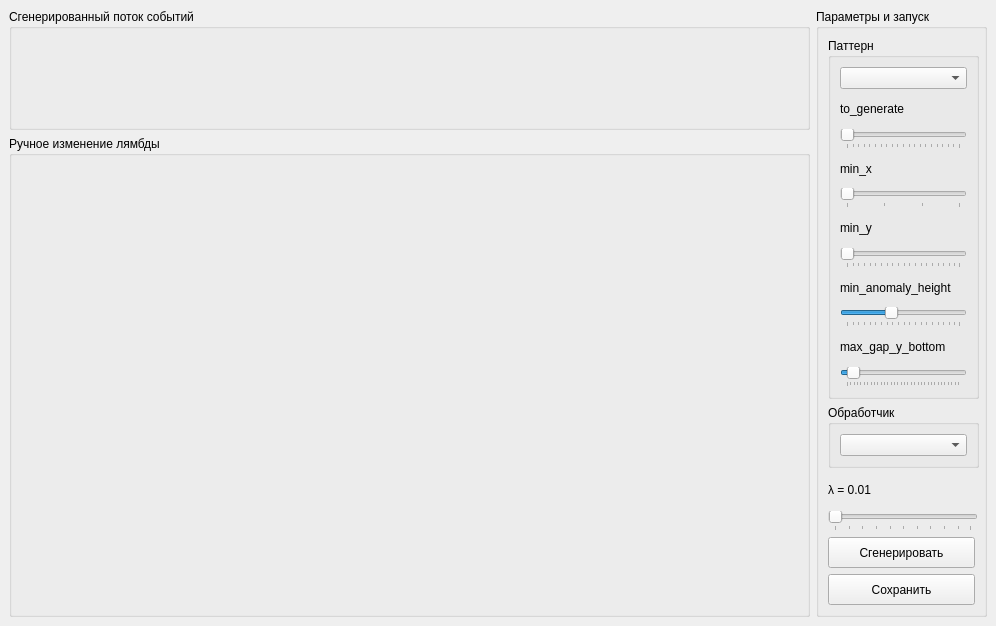
<?xml version="1.0" encoding="UTF-8"?>
<ui version="4.0">
 <class>MainWindow</class>
 <widget class="QMainWindow" name="MainWindow">
  <property name="geometry">
   <rect>
    <x>0</x>
    <y>0</y>
    <width>996</width>
    <height>626</height>
   </rect>
  </property>
  <property name="windowTitle">
   <string>MainWindow</string>
  </property>
  <widget class="QWidget" name="centralwidget">
   <layout class="QGridLayout" name="gridLayout">
    <item row="0" column="0">
     <widget class="QGroupBox" name="generatedDataGroupBox">
      <property name="minimumSize">
       <size>
        <width>801</width>
        <height>121</height>
       </size>
      </property>
      <property name="maximumSize">
       <size>
        <width>16777215</width>
        <height>121</height>
       </size>
      </property>
      <property name="title">
       <string>Сгенерированный поток событий</string>
      </property>
      <layout class="QVBoxLayout" name="verticalLayout_2">
       <item>
        <widget class="PlotWidget" name="generatedDataWidget" native="true"/>
       </item>
      </layout>
     </widget>
    </item>
    <item row="1" column="0">
     <widget class="QGroupBox" name="lambdaChartGroupBox">
      <property name="enabled">
       <bool>true</bool>
      </property>
      <property name="minimumSize">
       <size>
        <width>801</width>
        <height>371</height>
       </size>
      </property>
      <property name="title">
       <string>Ручное изменение лямбды</string>
      </property>
      <layout class="QVBoxLayout" name="verticalLayout_3">
       <item>
        <widget class="PlotWidget" name="lambdaChartWidget" native="true"/>
       </item>
      </layout>
     </widget>
    </item>
    <item row="0" column="1" rowspan="2">
     <widget class="QGroupBox" name="groupBox">
      <property name="maximumSize">
       <size>
        <width>171</width>
        <height>16777215</height>
       </size>
      </property>
      <property name="title">
       <string>Параметры и запуск</string>
      </property>
      <layout class="QVBoxLayout" name="verticalLayout_5">
       <item>
        <widget class="QGroupBox" name="groupBox_2">
         <property name="minimumSize">
          <size>
           <width>151</width>
           <height>361</height>
          </size>
         </property>
         <property name="title">
          <string>Паттерн</string>
         </property>
         <layout class="QVBoxLayout" name="verticalLayout_4">
          <item>
           <widget class="QComboBox" name="comboBox"/>
          </item>
          <item>
           <widget class="QLabel" name="to_generateLabel">
            <property name="text">
             <string>to_generate</string>
            </property>
           </widget>
          </item>
          <item>
           <widget class="QSlider" name="to_generateSlider">
            <property name="minimum">
             <number>1000</number>
            </property>
            <property name="maximum">
             <number>5000</number>
            </property>
            <property name="singleStep">
             <number>200</number>
            </property>
            <property name="pageStep">
             <number>200</number>
            </property>
            <property name="orientation">
             <enum>Qt::Horizontal</enum>
            </property>
            <property name="tickPosition">
             <enum>QSlider::TicksBelow</enum>
            </property>
           </widget>
          </item>
          <item>
           <widget class="QLabel" name="min_xLabel">
            <property name="text">
             <string>min_x</string>
            </property>
           </widget>
          </item>
          <item>
           <widget class="QSlider" name="min_xSlider">
            <property name="minimum">
             <number>200</number>
            </property>
            <property name="maximum">
             <number>500</number>
            </property>
            <property name="singleStep">
             <number>100</number>
            </property>
            <property name="pageStep">
             <number>100</number>
            </property>
            <property name="value">
             <number>200</number>
            </property>
            <property name="orientation">
             <enum>Qt::Horizontal</enum>
            </property>
            <property name="tickPosition">
             <enum>QSlider::TicksBelow</enum>
            </property>
           </widget>
          </item>
          <item>
           <widget class="QLabel" name="min_yLabel">
            <property name="text">
             <string>min_y</string>
            </property>
           </widget>
          </item>
          <item>
           <widget class="QSlider" name="min_ySlider">
            <property name="minimum">
             <number>1</number>
            </property>
            <property name="maximum">
             <number>100</number>
            </property>
            <property name="singleStep">
             <number>5</number>
            </property>
            <property name="pageStep">
             <number>1</number>
            </property>
            <property name="value">
             <number>1</number>
            </property>
            <property name="tracking">
             <bool>true</bool>
            </property>
            <property name="orientation">
             <enum>Qt::Horizontal</enum>
            </property>
            <property name="tickPosition">
             <enum>QSlider::TicksBelow</enum>
            </property>
           </widget>
          </item>
          <item>
           <widget class="QLabel" name="min_anomaly_heightLabel">
            <property name="text">
             <string>min_anomaly_height</string>
            </property>
           </widget>
          </item>
          <item>
           <widget class="QSlider" name="min_anomaly_heightSlider">
            <property name="minimum">
             <number>1</number>
            </property>
            <property name="maximum">
             <number>100</number>
            </property>
            <property name="singleStep">
             <number>5</number>
            </property>
            <property name="pageStep">
             <number>1</number>
            </property>
            <property name="value">
             <number>40</number>
            </property>
            <property name="tracking">
             <bool>true</bool>
            </property>
            <property name="orientation">
             <enum>Qt::Horizontal</enum>
            </property>
            <property name="tickPosition">
             <enum>QSlider::TicksBelow</enum>
            </property>
           </widget>
          </item>
          <item>
           <widget class="QLabel" name="max_gap_y_bottomLabel">
            <property name="text">
             <string>max_gap_y_bottom</string>
            </property>
           </widget>
          </item>
          <item>
           <widget class="QSlider" name="max_gap_y_bottomSlider">
            <property name="minimum">
             <number>0</number>
            </property>
            <property name="maximum">
             <number>100</number>
            </property>
            <property name="singleStep">
             <number>3</number>
            </property>
            <property name="pageStep">
             <number>1</number>
            </property>
            <property name="value">
             <number>5</number>
            </property>
            <property name="tracking">
             <bool>true</bool>
            </property>
            <property name="orientation">
             <enum>Qt::Horizontal</enum>
            </property>
            <property name="tickPosition">
             <enum>QSlider::TicksBelow</enum>
            </property>
           </widget>
          </item>
         </layout>
        </widget>
       </item>
       <item>
        <widget class="QGroupBox" name="groupBox_3">
         <property name="minimumSize">
          <size>
           <width>151</width>
           <height>0</height>
          </size>
         </property>
         <property name="title">
          <string>Обработчик</string>
         </property>
         <layout class="QVBoxLayout" name="verticalLayout">
          <item>
           <widget class="QComboBox" name="comboBox_2"/>
          </item>
         </layout>
        </widget>
       </item>
       <item>
        <widget class="QLabel" name="lambdaLabel">
         <property name="text">
          <string>λ = 0.01</string>
         </property>
        </widget>
       </item>
       <item>
        <widget class="QSlider" name="lambdaSlider">
         <property name="minimumSize">
          <size>
           <width>150</width>
           <height>0</height>
          </size>
         </property>
         <property name="minimum">
          <number>1</number>
         </property>
         <property name="maximum">
          <number>100</number>
         </property>
         <property name="orientation">
          <enum>Qt::Horizontal</enum>
         </property>
         <property name="tickPosition">
          <enum>QSlider::TicksBelow</enum>
         </property>
        </widget>
       </item>
       <item>
        <widget class="QPushButton" name="generateButton">
         <property name="maximumSize">
          <size>
           <width>151</width>
           <height>41</height>
          </size>
         </property>
         <property name="text">
          <string>Сгенерировать</string>
         </property>
        </widget>
       </item>
       <item>
        <widget class="QPushButton" name="saveButton">
         <property name="maximumSize">
          <size>
           <width>151</width>
           <height>41</height>
          </size>
         </property>
         <property name="text">
          <string>Сохранить</string>
         </property>
        </widget>
       </item>
      </layout>
     </widget>
    </item>
   </layout>
  </widget>
 </widget>
 <customwidgets>
  <customwidget>
   <class>PlotWidget</class>
   <extends>QWidget</extends>
   <header>pyqtgraph</header>
   <container>1</container>
  </customwidget>
 </customwidgets>
 <resources/>
 <connections/>
</ui>
